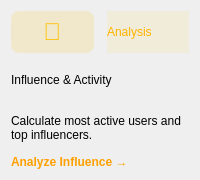
                <widget class="QFrame" name="cardInfluence">
                 <property name="minimumSize"><size><width>0</width><height>180</height></size></property>
                 <property name="class" stdset="0"><string>card</string></property>
                 <property name="styleSheet">
                    <string notr="true">
                        #iconInfluence { color: #FFC107; background-color: rgba(255, 193, 7, 0.15); border-radius: 8px; }
                        #badgeInfluence { background-color: rgba(255, 193, 7, 0.1); color: #FFB300; }
                        #btnInfluence { background-color: transparent; color: #FFA000; border: none; font-weight: bold; text-align: left; }
                        #btnInfluence:hover { text-decoration: underline; color: #FF8F00; }
                        #cardInfluence:hover { border: 2px solid #FFC107; background-color: rgba(255, 193, 7, 0.05); }
                    </string>
                 </property>
                 <layout class="QVBoxLayout" name="vLayoutInfluence">
                  <item>
                   <layout class="QHBoxLayout" name="hLayoutInfluence">
                    <item>
                     <widget class="QLabel" name="iconInfluence">
                      <property name="class" stdset="0"><string>iconLabel</string></property>
                      <property name="text"><string>👑</string></property>
                      <property name="fixedSize"><size><width>45</width><height>45</height></size></property>
                      <property name="alignment"><set>Qt::AlignCenter</set></property>
                      <property name="font"><font><pointsize>18</pointsize></font></property>
                     </widget>
                    </item>
                    <item><spacer name="sInfluence"><property name="orientation"><enum>Qt::Horizontal</enum></property></spacer></item>
                    <item>
                     <widget class="QLabel" name="badgeInfluence">
                      <property name="class" stdset="0"><string>badgeLabel</string></property>
                      <property name="text"><string>Analysis</string></property>
                     </widget>
                    </item>
                   </layout>
                  </item>
                  <item>
                   <widget class="QLabel" name="title10_new">
                    <property name="class" stdset="0"><string>cardTitle</string></property>
                    <property name="text"><string>Influence &amp; Activity</string></property>
                   </widget>
                  </item>
                  <item>
                   <widget class="QLabel" name="desc10_new">
                    <property name="class" stdset="0"><string>cardDesc</string></property>
                    <property name="text"><string>Calculate most active users and top influencers.</string></property>
                    <property name="wordWrap"><bool>true</bool></property>
                   </widget>
                  </item>
                  <item>
                   <widget class="QPushButton" name="btnInfluence">
                    <property name="class" stdset="0"><string>actionBtn</string></property>
                    <property name="text"><string>Analyze Influence →</string></property>
                    <property name="cursor"><cursorShape>PointingHandCursor</cursorShape></property>
                   </widget>
                  </item>
                 </layout>
                </widget>
